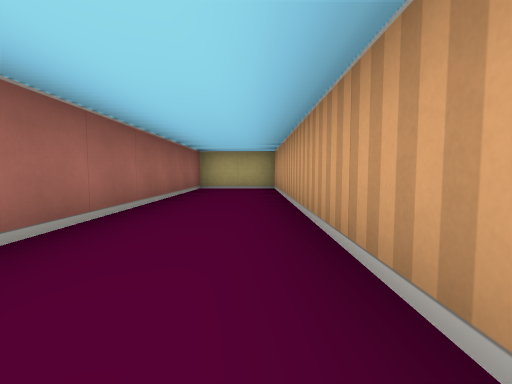
[1] (above)

23 first-person views from a walk through a cub3D ray-caster map. The camera is about half as high as the walls, tilts 4° down and sees 85° across. The floor is counted in squares. Each view is taken from the middle of a square. On the plan, view 1 faces up. The plan holds only what a view shows up to about 9 squares ahead; the rest is blank.

[2]
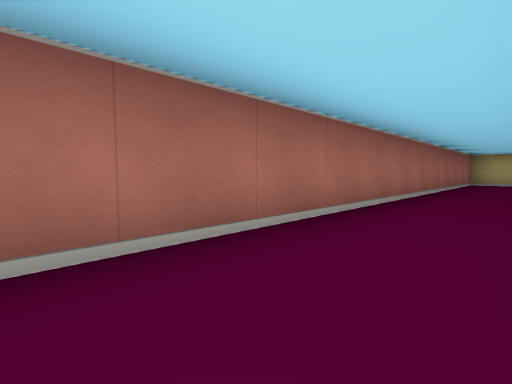

[3]
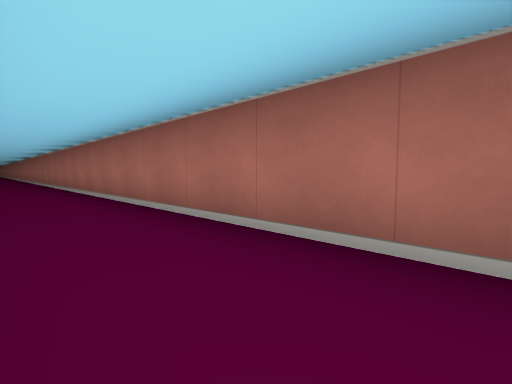

[4]
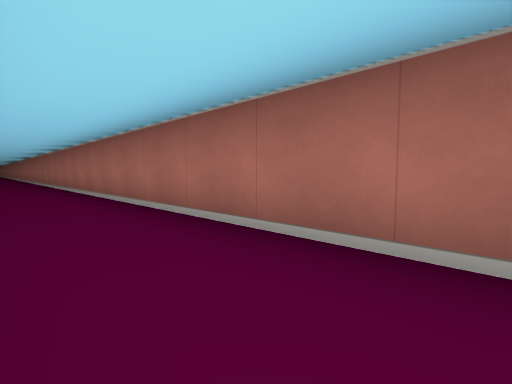

[5]
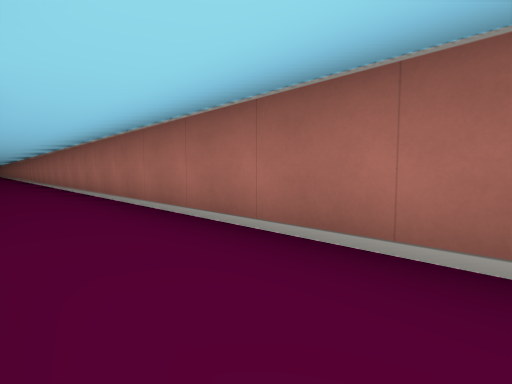

[6]
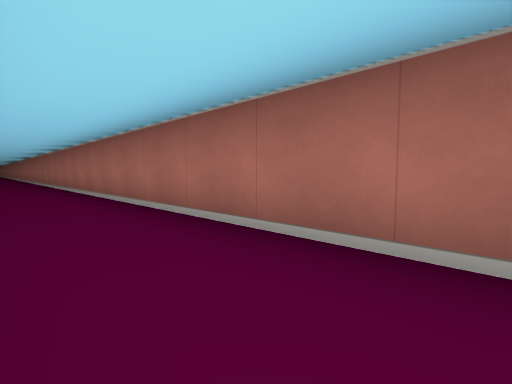

[7]
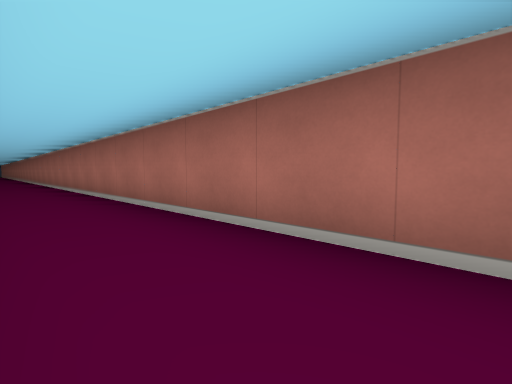

[8]
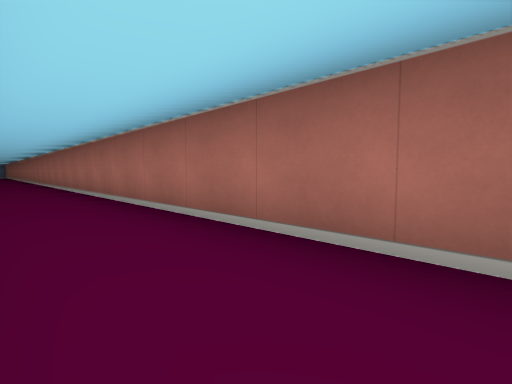

[9]
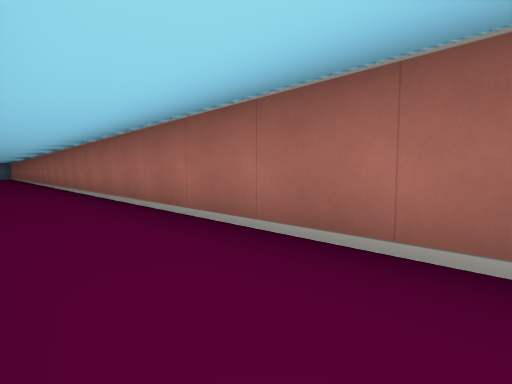

[10]
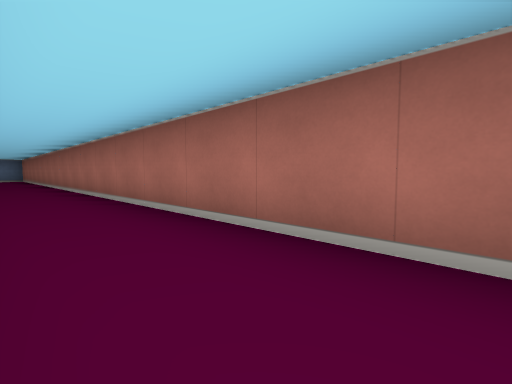

[11]
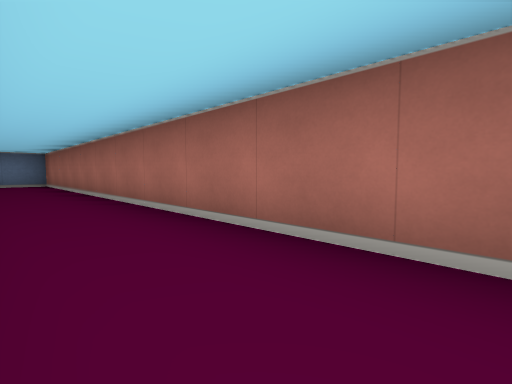

[12]
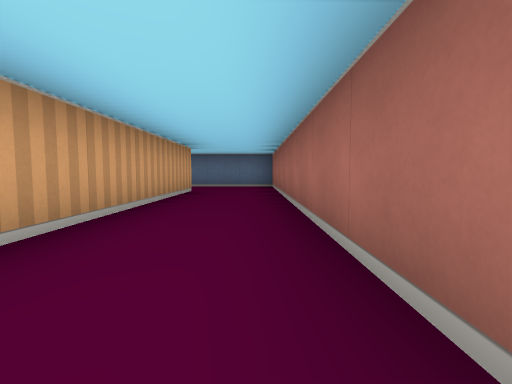

[13]
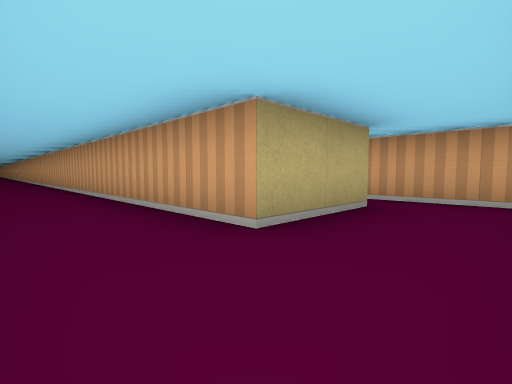

[14]
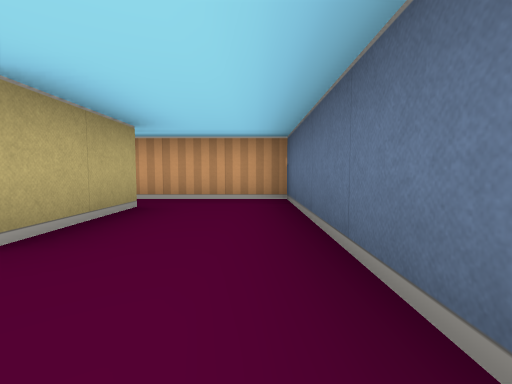

[15]
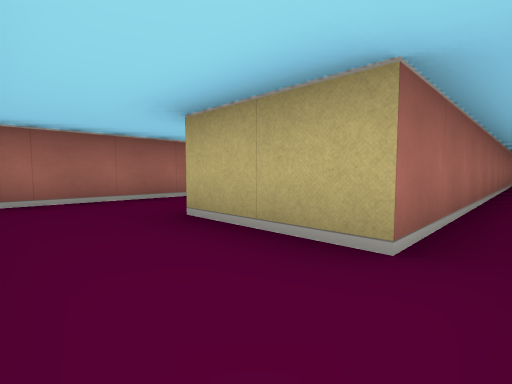

[16]
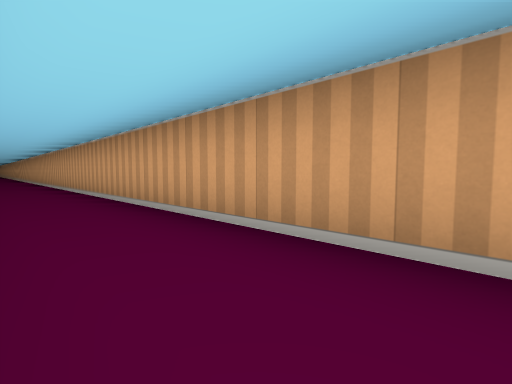

[17]
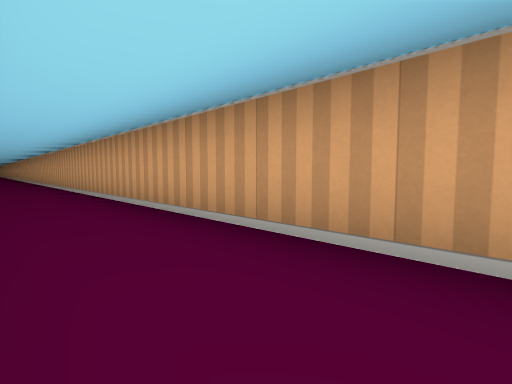

[18]
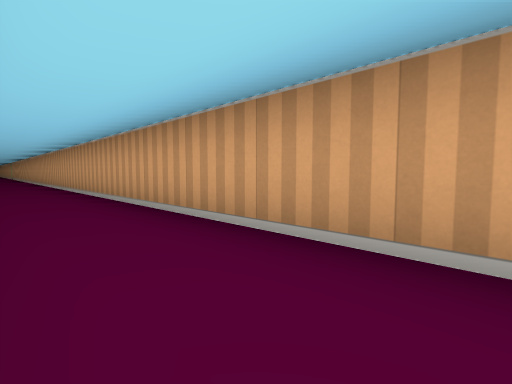

[19]
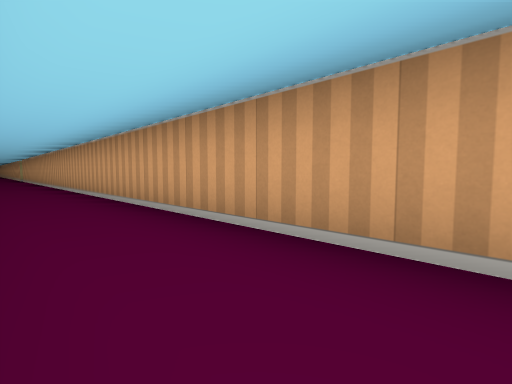

[20]
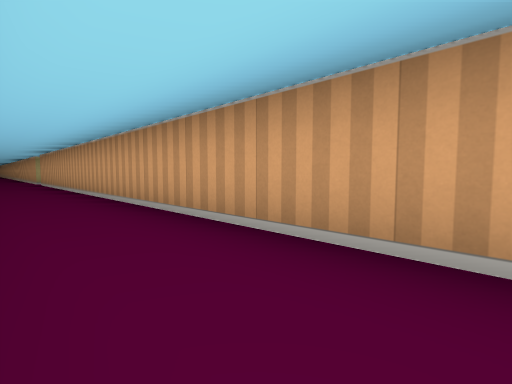

[21]
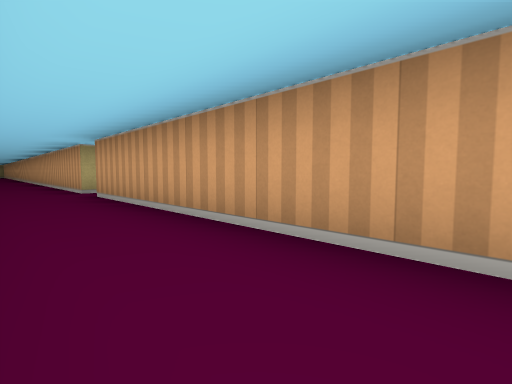

[22]
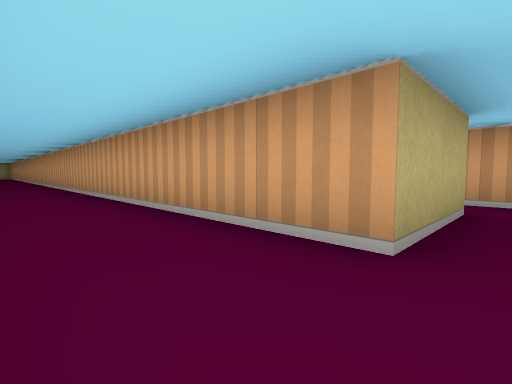

[23]
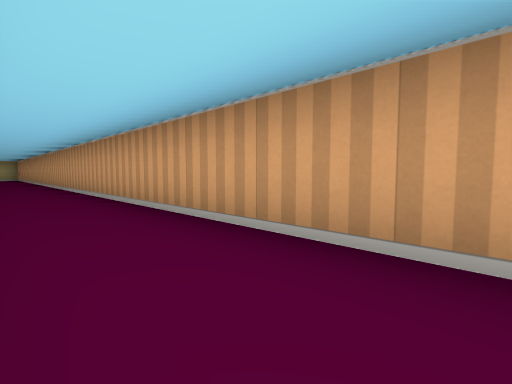

### Floor plan
Points are (right, up) in squares from view 1. A wall is a line through its corners. A room is listed if a view was taken in it or the views show most of it. See-through windows are left out.
Room 1 (views 1, 2, 3, 4, 5, 6, 7, 8, 9, 10, 11, 12, 13, 14, 16, 17, 18, 19, 20, 21, 22, 23)
walls: (0.5, -14.5) (0.5, 7.5) (-1.5, 7.5) (-1.5, -54.5) (0.5, -54.5); (0.5, -52.5) (0.5, -15.5)
ways out: opening at (1.5, -53.5) to room 2; opening at (1.5, -15) to room 2
Room 2 (view 15)
walls: (3.5, -14.9) (3.5, -14.2); (2.6, -14.5) (0.5, -14.5); (2.5, -42.9) (2.5, -52.5) (0.5, -52.5); (0.5, -54.5) (3.5, -54.5) (3.5, -52)
ways out: opening at (1.5, -53.5) to room 1; opening at (1.5, -15) to room 1

Where each view was taken, in squares from view 1:
view 1: 0 up, 0 right, facing up
view 2: 4 down, 0 right, facing up-left
view 3: 2 down, 0 right, facing down-left
view 4: 7 down, 0 right, facing down-left
view 5: 13 down, 0 right, facing down-left
view 6: 17 down, 0 right, facing down-left
view 7: 23 down, 0 right, facing down-left
view 8: 28 down, 0 right, facing down-left
view 9: 32 down, 0 right, facing down-left
view 10: 38 down, 0 right, facing down-left
view 11: 44 down, 0 right, facing down-left
view 12: 46 down, 1 left, facing down
view 13: 54 down, 1 left, facing up-right
view 14: 54 down, 1 left, facing right
view 15: 54 down, 3 right, facing up-left
view 16: 49 down, 1 left, facing up-right
view 17: 43 down, 1 left, facing up-right
view 18: 37 down, 1 left, facing up-right
view 19: 32 down, 1 left, facing up-right
view 20: 27 down, 1 left, facing up-right
view 21: 21 down, 1 left, facing up-right
view 22: 15 down, 1 left, facing up-right
view 23: 11 down, 1 left, facing up-right
